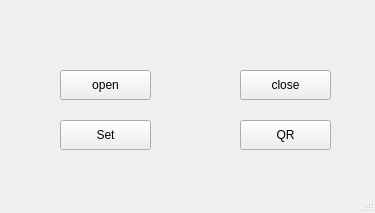
<?xml version="1.0" encoding="UTF-8"?>
<ui version="4.0">
 <class>MainWindow</class>
 <widget class="QMainWindow" name="MainWindow">
  <property name="geometry">
   <rect>
    <x>0</x>
    <y>0</y>
    <width>375</width>
    <height>213</height>
   </rect>
  </property>
  <property name="windowTitle">
   <string>MainWindow</string>
  </property>
  <widget class="QWidget" name="centralwidget">
   <widget class="QPushButton" name="pushButton">
    <property name="geometry">
     <rect>
      <x>60</x>
      <y>70</y>
      <width>91</width>
      <height>30</height>
     </rect>
    </property>
    <property name="text">
     <string>open</string>
    </property>
   </widget>
   <widget class="QPushButton" name="pushButton_2">
    <property name="geometry">
     <rect>
      <x>240</x>
      <y>70</y>
      <width>91</width>
      <height>30</height>
     </rect>
    </property>
    <property name="text">
     <string>close</string>
    </property>
   </widget>
   <widget class="QPushButton" name="pushButton_3">
    <property name="geometry">
     <rect>
      <x>60</x>
      <y>120</y>
      <width>91</width>
      <height>30</height>
     </rect>
    </property>
    <property name="text">
     <string>Set</string>
    </property>
   </widget>
   <widget class="QPushButton" name="pushButton_4">
    <property name="geometry">
     <rect>
      <x>240</x>
      <y>120</y>
      <width>91</width>
      <height>30</height>
     </rect>
    </property>
    <property name="text">
     <string>QR</string>
    </property>
   </widget>
  </widget>
  <widget class="QMenuBar" name="menubar">
   <property name="geometry">
    <rect>
     <x>0</x>
     <y>0</y>
     <width>375</width>
     <height>27</height>
    </rect>
   </property>
  </widget>
  <widget class="QStatusBar" name="statusbar"/>
 </widget>
 <resources/>
 <connections/>
</ui>
